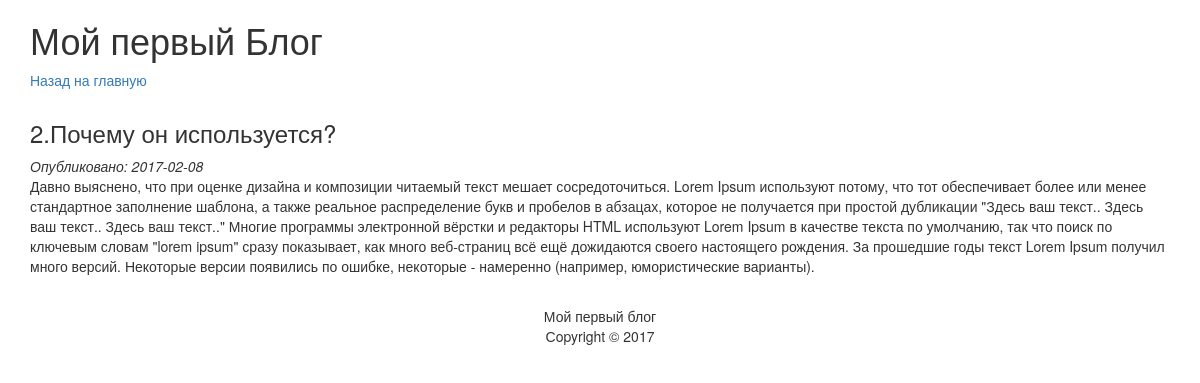
Page /article.php?id=2 on the committed database.
### tables this page shows
CREATE TABLE `articles` (
  `id` int(11) NOT NULL,
  `title` varchar(255) NOT NULL,
  `content` text NOT NULL,
  `date` date NOT NULL,
  `parent_id` tinyint(4) NOT NULL DEFAULT '0'
);

### article.php (called while the page is built)
<?php
require_once("database.php");
require_once("models/articles.php");
$link = db_connect();
$article = articles_get($link, $_GET['id']);
include("views/article.php");
?>

### models/articles.php (called while the page is built, shortened)
<?php
function articles_get($link, $id_article)
{
   $query = sprintf("SELECT * FROM articles WHERE id=%d", (int)$id_article);
   $result = mysqli_query($link, $query);
   $article = mysqli_fetch_assoc($result);
   return $article;
}
?>

### views/article.php (the view, shortened to what this page needs)
<!DOCTYPE html>
<html>
<head>
    <link rel="stylesheet" href="../style.css">
    <link rel="stylesheet" href="https://maxcdn.bootstrapcdn.com/bootstrap/3.3.7/css/bootstrap.min.css">
</head>
<body>
<div class="container">
    <h1>Мой первый Блог</h1>
    <a href="../index.php">Назад на главную</a>
    <div>
            <div class="article">
                <h3>
                    <?=$article['title']?>
                </h3>
                <em>Опубликовано: <?=$article['date']?></em>
                <p><?=$article['content']?></p>
            </div>
    </div>
    <footer>
        <p>Мой первый блог<br>Сopyright &copy; 2017</p>
    </footer>
</div>
</body>
</html>

### style.css (style rules this page uses)
footer { text-align: center; }
.article { margin-top: 30px; margin-bottom: 30px; }

### rows in the picture
articles: title "2.Почему он используется?", date "2017-02-08", content "Давно выяснено, что при оценке дизайна и композиции читаемый текст мешает сосредоточиться. Lorem Ipsum используют потому, что тот обеспечивает более или менее стандартное заполнение шаблона, а также реальное распределение букв и пробелов в абзацах, которое не получается при простой дубликации \"Здесь ваш текст.. Здесь ваш текст.. Здесь ваш текст..\" Многие программы электронной вёрстки и редакторы HTML используют Lorem Ipsum в качестве текста по умолчанию, так что поиск по ключевым словам \"lorem ipsum\" сразу показывает, как много веб-страниц всё ещё дожидаются своего настоящего рождения. За прошедшие годы текст Lorem Ipsum получил много версий. Некоторые версии появились по ошибке, некоторые…"
